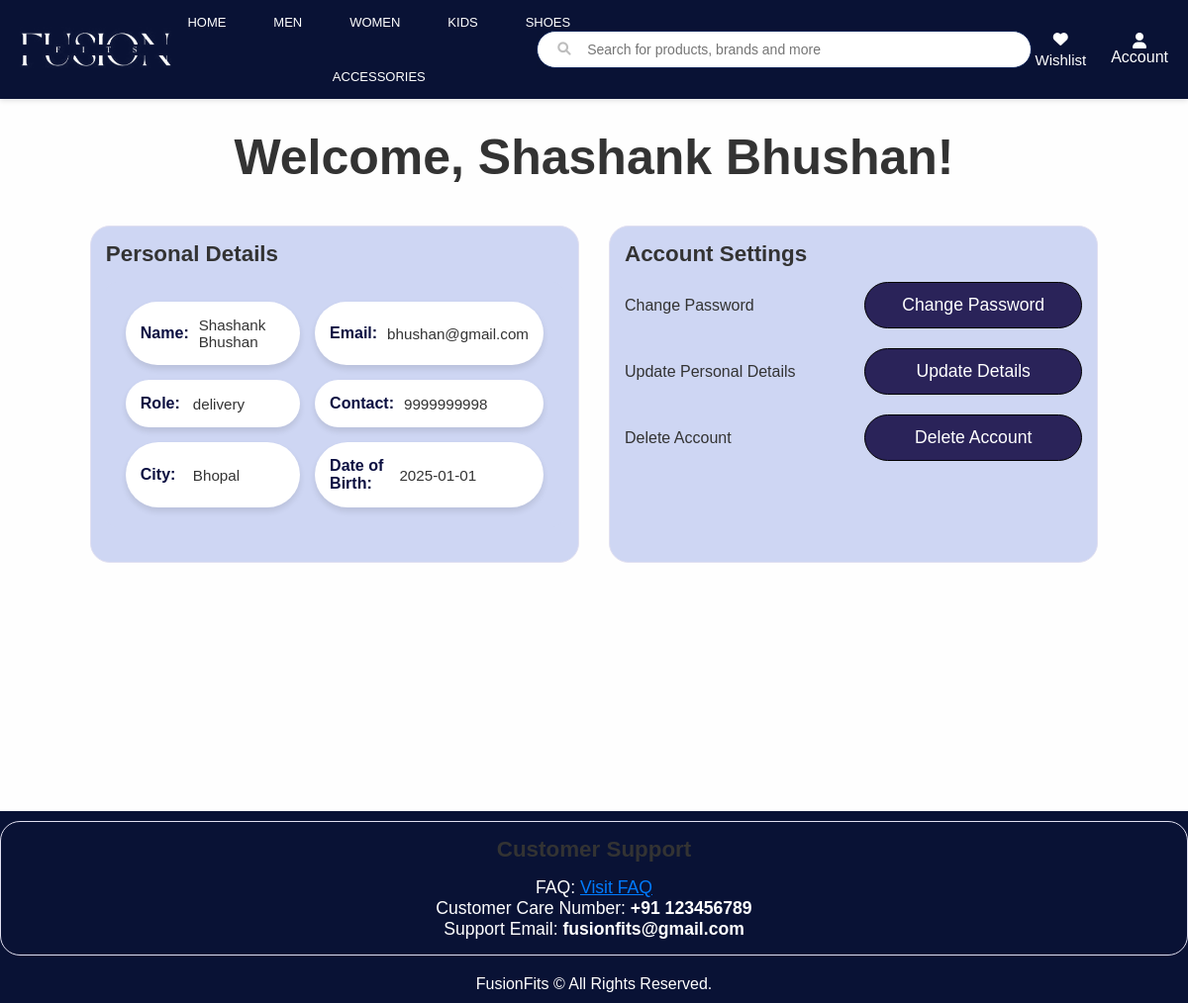
/auth/profile/2 (signed in), run on the app's committed database.
### app/models.py (models this page shows, shortened)
class User(UserMixin, db.Model):
    id = db.Column(db.Integer, primary_key=True)
    username = db.Column(db.String(50), nullable=False)
    email = db.Column(db.String(100), unique=True, nullable=False)
    password = db.Column(db.String(255), nullable=False)
    role = db.Column(db.String(20), nullable=False)
    contact = db.Column(db.String(20), nullable=False)
    address = db.Column(db.String(200), nullable=False)
    city = db.Column(db.String(100), nullable=False)
    dob = db.Column(db.Date, nullable=False)
    reset_token = db.Column(db.String(128), nullable=True)

### app/auth.py (the view)
@auth.route('/profile/<int:id>')
@login_required
def profile(id):
    user = db.session.get(User, id)
    if not user:
        abort(404)
    if current_user.id != id and current_user.role != 'admin':
        abort(403)
    return render_template('profile.html', user=user)

### app/templates/profile.html (shortened to what this page needs)
<!DOCTYPE html>
<html lang="en">
  <head>
  </head>
  <body>
    {% extends "home.html" %} {% block title %}Admin Dashboard{% endblock %} {%
    block content %}
    <div class="container">
      <h2 style="text-align: center; font-size: 50px; font-weight: bold; color: #333; margin-top: 20px;margin-bottom: 40px;">
        Welcome, {{ user.username }}!
    </h2>
      <div class="profile-sections">
        <section id="personal-details">
          <h2>Personal Details</h2>
          <ul class="info">
            <li>
              <span class="label">Name:</span>
              <span class="value">{{ user.username }}</span>
            </li>
            <li>
              <span class="label">Email:</span>
              <span class="value">{{ user.email }}</span>
            </li>
            <li>
              <span class="label">Role:</span>
              <span class="value">{{ user.role }}</span>
            </li>
            <li>
              <span class="label">Contact:</span>
              <span class="value">{{ user.contact }}</span>
            </li>
            <li>
              <span class="label">City:</span>
              <span class="value">{{ user.city }}</span>
            </li>
            <li>
              <span class="label">Date of Birth:</span>
              <span class="value">{{ user.dob }}</span>
            </li>
          </ul>
        </section>
        <section id="account-settings">
          <h2>Account Settings</h2>
          <div>
            <span>Change Password</span>
            <form
              action="{{ url_for('auth.change_password', id=user.id) }}"
              method="get"
              style="display: inline"
            >
              <button class="change-password-btn">Change Password</button>
            </form>
          </div>
          <div>
            <span>Update Personal Details</span>
            <form
              action="{{ url_for('auth.update_details', id=user.id) }}"
              method="get"
              style="display: inline"
            >
              <button type="submit" class="btn btn-primary">
                Update Details
              </button>
            </form>
          </div>
          <div>
            <span>Delete Account</span>
            <a href="{{ url_for('auth.confirm_delete', id=user.id) }}">
              <button class="delete-account-btn">Delete Account</button>
            </a>
          </div>
        </section>
      </div>
    </div>
    {% endblock %}

### app/static/home.css (style rules this page uses)
* { margin: 0; padding-top: 0; box-sizing: border-box; }
body { margin: 0; padding: 0; background-color: #f4f4f4; color: #333; */ }

### data on the page
User: username "Shashank Bhushan", email "bhushan@gmail.com", role "delivery", contact "9999999998", city "Bhopal", dob "2025-01-01"
